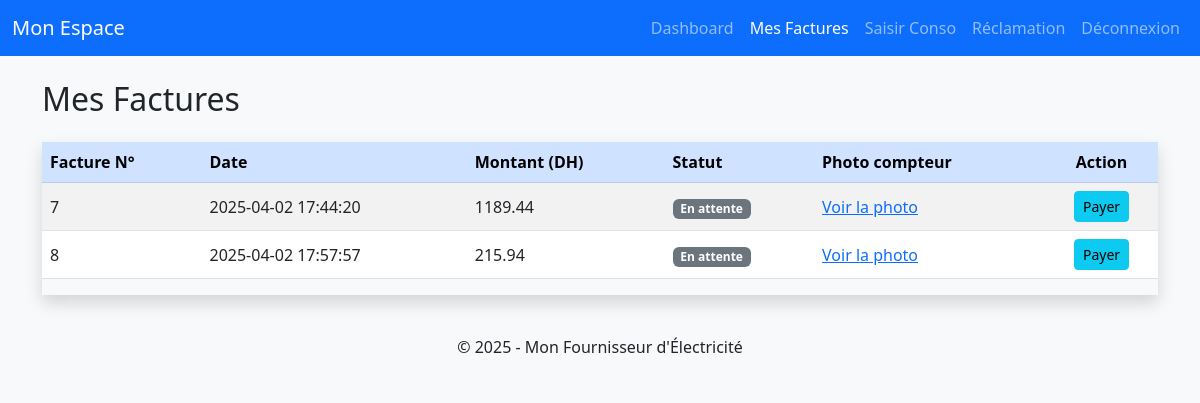
Before: /traitement/factureTraitement.php?action=list (signed in) with the older database file.
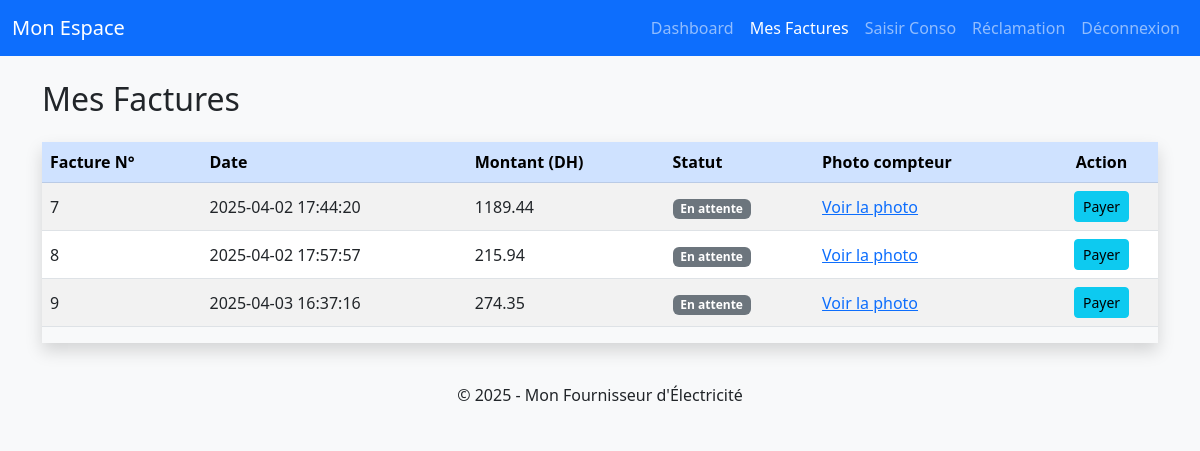
After: the same page with the newer database file.
### tables this page shows
CREATE TABLE Facture (
        id INTEGER PRIMARY KEY AUTOINCREMENT,
        client_id INTEGER NOT NULL,
        montant REAL NOT NULL,
        date_emission TEXT NOT NULL,
        statut TEXT NOT NULL DEFAULT 'impayée', consumption_id INTEGER, kwh_consumed INTEGER,
        FOREIGN KEY (client_id) REFERENCES Client(id)
    );

### BD/Facture.php (called while the page is built, shortened)
<?php
class Facture {
    private $pdo;
    public function __construct($pdo) {
        $this->pdo = $pdo;
    }
    public function getFacturesByClient($clientId) {
        $sql = "SELECT * FROM Facture WHERE client_id = ?";
        $stmt = $this->pdo->prepare($sql);
        $stmt->execute([$clientId]);
        return $stmt->fetchAll(PDO::FETCH_ASSOC);
    }
}
?>

### IHM/factures/list.php (the view, shortened to what this page needs)
<!DOCTYPE html>
<html lang="fr">
<head>
  <link href="https://cdn.jsdelivr.net/npm/bootstrap@5.3.0/dist/css/bootstrap.min.css" rel="stylesheet">
</head>
<body class="bg-light">
<nav class="navbar navbar-expand-lg navbar-dark bg-primary">
  <div class="container-fluid">
    <a class="navbar-brand" href="#">Mon Espace</a>
    <div class="collapse navbar-collapse" id="clientNavbar">
      <ul class="navbar-nav ms-auto mb-2 mb-lg-0">
        <li class="nav-item"><a class="nav-link" href="../client/client_dashboard.php">Dashboard</a></li>
        <li class="nav-item"><a class="nav-link active" href="list.php">Mes Factures</a></li>
        <li class="nav-item"><a class="nav-link" href="../client/client_new_consumption.php">Saisir Conso</a></li>
        <li class="nav-item"><a class="nav-link" href="../client/client_complaint.php">Réclamation</a></li>
        <li class="nav-item"><a class="nav-link" href="../../traitement/clientTraitement.php?action=logout">Déconnexion</a></li>
      </ul>
    </div>
  </div>
</nav>
<div class="container my-4">
  <h2 class="mb-4">Mes Factures</h2>
  <div class="table-responsive shadow">
    <table class="table table-striped table-hover align-middle">
      <thead class="table-primary">
        <tr>
          <th>Facture N°</th>
          <th>Date</th>
          <th>Montant (DH)</th>
          <th>Statut</th>
          <th>Photo compteur</th>
          <th class="text-center">Action</th>
        </tr>
      </thead>
      <tbody>
        <?php if (!empty($factures)): ?>
          <?php foreach ($factures as $facture): ?>
          <tr>
            <td><?php echo $facture['id']; ?></td>
            <td><?php echo $facture['date_emission']; ?></td>
            <td><?php echo $facture['montant']; ?></td>
            <td>
              <?php if (strtolower($facture['statut']) === 'payée'): ?>
                <span class="badge bg-success">Payée</span>
              <?php else: ?>
                <span class="badge bg-secondary">En attente</span>
              <?php endif; ?>
            </td>
            <td>
              <a href="#" class="text-decoration-underline" data-bs-toggle="modal" data-bs-target="#photoModal<?php echo $facture['id']; ?>">
                Voir la photo
              </a>
            </td>
            <td class="text-center">
              <form action="../../traitement/factureTraitement.php?action=pay" method="POST" style="display:inline;">
                <button type="submit" class="btn btn-sm btn-info">Payer</button>
              </form>
            </td>
          </tr>
          <?php endforeach; ?>
        <?php else: ?>
          <tr><td colspan="6">Aucune facture trouvée</td></tr>
        <?php endif; ?>
      </tbody>
    </table>
  </div>
</div>
<footer class="bg-light text-center py-3">
  <span>&copy; 2025 - Mon Fournisseur d'Électricité</span>
</footer>
</body>
</html>

Changed rows visible on the page:
added facture: id "9", date_emission "2025-04-03 16:37:16", montant "274.35", statut "En attente"
